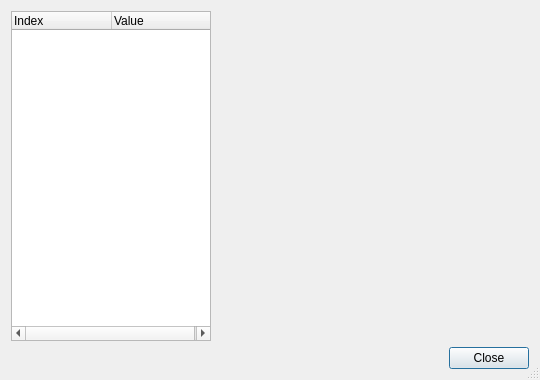
<?xml version="1.0" encoding="UTF-8"?>
<ui version="4.0">
 <class>FractionsDialog</class>
 <widget class="QDialog" name="FractionsDialog">
  <property name="geometry">
   <rect>
    <x>0</x>
    <y>0</y>
    <width>540</width>
    <height>380</height>
   </rect>
  </property>
  <property name="windowTitle">
   <string>Fractions</string>
  </property>
  <property name="sizeGripEnabled">
   <bool>true</bool>
  </property>
  <property name="modal">
   <bool>false</bool>
  </property>
  <layout class="QGridLayout" name="gridLayout">
   <item row="0" column="1">
    <widget class="QWidget" name="chart" native="true">
     <property name="sizePolicy">
      <sizepolicy hsizetype="MinimumExpanding" vsizetype="Preferred">
       <horstretch>10</horstretch>
       <verstretch>0</verstretch>
      </sizepolicy>
     </property>
    </widget>
   </item>
   <item row="0" column="0">
    <widget class="QTreeWidget" name="fractions">
     <property name="sizePolicy">
      <sizepolicy hsizetype="Expanding" vsizetype="Expanding">
       <horstretch>1</horstretch>
       <verstretch>0</verstretch>
      </sizepolicy>
     </property>
     <property name="minimumSize">
      <size>
       <width>200</width>
       <height>0</height>
      </size>
     </property>
     <column>
      <property name="text">
       <string>Index</string>
      </property>
     </column>
     <column>
      <property name="text">
       <string>Value</string>
      </property>
     </column>
    </widget>
   </item>
   <item row="1" column="0" colspan="2">
    <widget class="QDialogButtonBox" name="buttons">
     <property name="standardButtons">
      <set>QDialogButtonBox::Close</set>
     </property>
    </widget>
   </item>
  </layout>
 </widget>
 <resources/>
 <connections/>
</ui>
